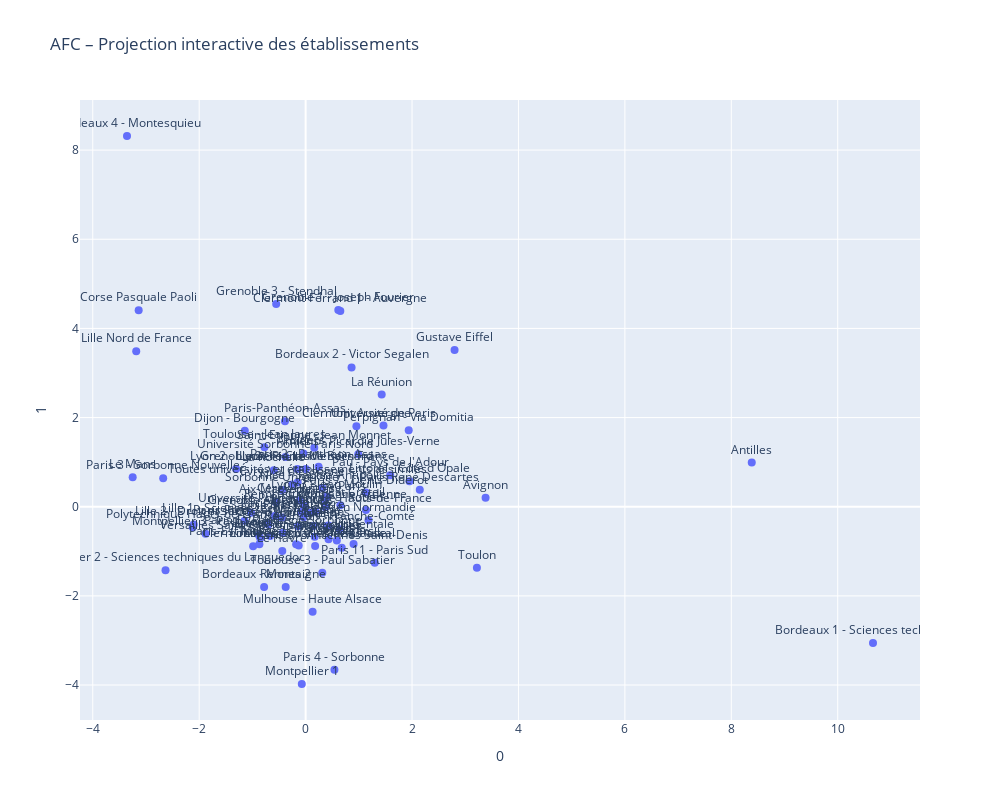

Notebook source saved alongside this figure:
### Markdown cell above
<div style="font-family: 'Arial', sans-serif; font-size: 14px; margin-top: 20px;">
  <h3 style="color: #75DFC1;">🎓 1. Massification de l’enseignement supérieur</h3>
  <p>
    Le nombre élevé de diplômes MASTER LMD délivrés dans la majorité des universités (ex : Aix-Marseille, Angers) confirme la massification des études longues. 
    Cela s’aligne avec l’objectif de démocratisation de l’accès aux études supérieures, même si cette massification pose des questions sur l’adéquation entre le volume des diplômés et le marché de l’emploi.
  </p>

  <h3 style="color: #75DFC1;">🧑🔬 2. Concentration disciplinaire dans certaines filières</h3>
  <p>
    Une lecture transversale montre que les formations en sciences, technologies et santé (STS) et sciences humaines et sociales (SHS) sont largement représentées, 
    souvent de manière déséquilibrée selon les universités.
  </p>
  <p>
    Par exemple, certaines universités ont une forte concentration dans les SHS sans forte présence STS, ce qui peut poser des défis d’employabilité compte tenu des débouchés variables d’une discipline à l’autre.
  </p>
  <p>
    Cela interroge sur l’accompagnement à l’orientation, mais aussi sur la stratégie de spécialisation régionale des établissements.
  </p>

  <h3 style="color: #75DFC1;">💼 3. Insertion professionnelle inégale</h3>
  <p>
    Les colonnes relatives aux emplois à temps plein (Q4) montrent de fortes disparités. Certaines universités affichent de bons taux d’emploi alors que d'autres restent très en retrait.
  </p>
  <p>
    Par exemple, Aix-Marseille (30) et Angers (35) contrastent avec Antilles (2). Cela reflète à la fois l’attractivité économique des régions et peut-être aussi les réseaux professionnels des universités.
  </p>
  <p>
    Cela renvoie à la problématique de l’insertion professionnelle territorialisée : à diplôme équivalent, les perspectives d’emploi varient selon le bassin économique local.
  </p>

  <h3 style="color: #75DFC1;">💰 4. Salaires des jeunes diplômés : des écarts révélateurs</h3>
  <p>
    Des universités comme Aix-Marseille montrent une dispersion importante entre les différentes catégories de salaire (de Q1 à Q4).
  </p>
  <p>
    Cela montre que la valeur du diplôme est fortement dépendante du secteur, du type de diplôme, et du territoire. 
    On n’est pas sur une égalité de retour sur investissement entre les filières.
  </p>
  <p>
    Cette disparité est à rapprocher des revendications étudiantes récurrentes sur la précarité et le financement des études.
  </p>

  <h3 style="color: #75DFC1;">📉 5. Influence du chômage régional</h3>
  <p>
    Les catégories de taux de chômage régional associées aux diplômés permettent d’observer que certaines universités forment majoritairement dans des contextes socio-économiques moins favorables 
    (ex : forte présence dans Q3 ou Q4).
  </p>
  <p>
    C’est le cas par exemple pour Aix-Marseille (60+62+181 répartis sur Q2 à Q4), ce qui montre que même de grands pôles universitaires sont confrontés à des contextes difficiles.
  </p>
  <p>
    Cela invite à repenser le lien entre politique universitaire et politique territoriale : une formation de qualité ne suffit pas à elle seule à garantir l'emploi si le tissu économique local ne suit pas.
  </p>

  <h3 style="color: #75DFC1;">🧭 6. Quelques éléments transversaux à retenir</h3>
  <ul>
    <li>La quantité de diplômés ne garantit pas leur qualité d’insertion.</li>
    <li>Il y a une fracture géographique et disciplinaire dans les débouchés.</li>
    <li>Les universités situées dans des régions économiquement dynamiques (ex : grandes métropoles) offrent de meilleures perspectives.</li>
    <li>Un besoin se dessine : mieux articuler formations universitaires et débouchés économiques locaux.</li>
  </ul>
</div>

### Code cell
# Création de la table de contingence
df_crosstab = pd.crosstab(data_categorise["etablissement"], [data_categorise["diplome"], data_categorise["discipline"], data_categorise["taux_de_chomage_regional_categorie"],
                                                             data_categorise["situation"], data_categorise["taux_de_reponse_categorie"],
                                                             data_categorise["poids_de_la_discipline_categorie"], data_categorise["taux_dinsertion_categorie"],
                                                             data_categorise["emplois_cadre_ou_professions_intermediaires_categorie"], data_categorise["emplois_stables_categorie"],
                                                             data_categorise["emplois_a_temps_plein_categorie"], data_categorise["salaire_brut_annuel_estime_categorie"]])
df_crosstab   

import plotly.express as px
import pandas as pd
import prince

# Lancer l’AFC
afc = prince.CA(n_components=2, n_iter=10, copy=True, check_input=True, engine='sklearn', random_state=42)
afc = afc.fit(df_crosstab)

# Coordonnées des individus (établissements)
row_coords = afc.row_coordinates(df_crosstab)

# Ajout des étiquettes à la table des coordonnées
row_coords_plot = row_coords.copy()
row_coords_plot["etablissement"] = df_crosstab.index

# Création du graphique interactif
fig = px.scatter(
    row_coords_plot,
    x=0,
    y=1,
    text="etablissement",
    title="AFC – Projection interactive des établissements",
    labels={0: "Dimension 1", 1: "Dimension 2"},
    width=1000,
    height=800
)

# Mise à jour de l’apparence
fig.update_traces(marker=dict(size=8), textposition='top center')
fig.update_layout(showlegend=False, hovermode='closest')

fig.show()

### Figure 1 — Plotly figure (JSON) as saved in the notebook; plotly's stock layout.template omitted (floating-point values rounded to 4 significant figures)
{"data": [{"hovertemplate": "0=%{x}<br>1=%{y}<br>etablissement=%{text}<extra></extra>", "legendgroup": "", "marker": {"color": "#636efa", "size": 8, "symbol": "circle"}, "mode": "markers+text", "name": "", "orientation": "v", "showlegend": false, "text": ["Aix-Marseille", "Amiens - Picardie Jules-Verne", "Angers", "Antilles", "Artois", "Avignon", "Besançon - Franche-Comté", "Bordeaux", "Bordeaux - Montaigne", "Bordeaux 1 - Sciences technologies", "Bordeaux 2 - Victor Segalen", "Bordeaux 4 - Montesquieu", "Brest - Bretagne occidentale", "Bretagne-Sud", "CY Cergy Paris", "Caen Normandie", "Cergy-Pontoise", "Clermont Auvergne", "Clermont-Ferrand 1 - Auvergne", "Clermont-Ferrand 2 - Blaise Pascal", "Corse Pasquale Paoli", "Côte d'Azur", "Dijon - Bourgogne", "Grenoble 1 - Joseph Fourier", "Grenoble 2 - Pierre Mendès France", "Grenoble 3 - Stendhal", "Grenoble Alpes", "Gustave Eiffel", "La Rochelle", "La Réunion", "Le Havre", "Le Mans", "Lille", "Lille 1 - Sciences technologies", "Lille 2 - Droit et santé", "Lille 3 - Charles-de-Gaulle", "Lille Nord de France", "Limoges", "Littoral - Côte d'Opale", "Lorraine", "Lyon 1 - Claude Bernard", "Lyon 2 - Lumière", "Lyon 3 - Jean Moulin", "Montpellier", "Montpellier 1", "Montpellier 2 - Sciences techniques du Languedoc", "Montpellier 3 - Paul-Valéry", "Mulhouse - Haute Alsace", "Nantes", "Nice - Sophia-Antipolis", "Orléans", "Paris 1 - Panthéon Sorbonne", "Paris 11 - Paris Sud", "Paris 2 - Panthéon Assas", "Paris 3 - Sorbonne Nouvelle", "Paris 4 - Sorbonne", "Paris 7 - Denis Diderot", "Paris 8 - Vincennes Saint-Denis", "Paris Nanterre", "Paris Pierre et Marie Curie", "Paris René Descartes", "Paris-Est Créteil", "Paris-Est Marne-la-Vallée", "Paris-Panthéon-Assas", "Paris-Saclay", "Pau - Pays de l'Adour", "Perpignan - Via Domitia", "Poitiers", "Polytechnique Hauts-de-France", "Reims - Champagne Ardenne", "Rennes 1", "Rennes 2", "Rouen", "Saint-Etienne - Jean Monnet", "Savoie Mont Blanc", "Sorbonne Université", "Strasbourg", "Toulon", "Toulouse - Jean Jaures", "Toulouse 1 - Capitole", "Toulouse 3 - Paul Sabatier", "Tours", "Toutes universités et établissements assimilés", "Université Polytechnique Hauts-de-France", "Université Sorbonne Paris Nord", "Université de Paris", "Versailles Saint-Quentin-en-Yvelines", "Évry-Val d'Essonne"], "textposition": "top center", "type": "scatter", "x": [-0.558, 0.989, 0.9011, 8.384, 0.3951, 3.382, 0.6416, -0.02725, -0.7802, 10.66, 0.8636, -3.357, 0.1701, -0.6685, 0.358, 1.182, -0.1109, 0.9546, 0.6523, -0.1296, -3.137, -0.6991, -1.143, 0.6147, -0.1552, -0.5534, -1.026, 2.799, -0.5987, 1.43, -0.4382, -3.25, 0.1508, -1.149, -2.102, 0.1789, -3.183, -0.9858, 1.952, -0.1446, 0.004191, -1.306, 0.3976, 0.4309, -0.07162, -2.633, -1.88, 0.1316, 0.08449, 0.3153, 0.4287, -0.4314, 1.299, 0.2441, -2.677, 0.5417, 1.13, 0.6787, -0.039, -0.7174, 2.145, 0.653, -0.8685, -0.3878, -0.5825, 1.589, 1.938, -0.03937, -2.121, 0.3713, 0.5865, -0.3744, 1.133, 0.1626, -0.444, -0.441, -0.08519, 3.219, -0.7736, -0.1782, 0.3134, -0.8779, -0.1501, 0.1847, -0.3786, 1.464, -0.8534, -0.2515], "xaxis": "x", "y": [0.09875, 1.176, -0.8362, 0.992, -0.4437, 0.2024, -0.5043, 0.02035, -1.8, -3.059, 3.123, 8.316, -0.6709, -0.6547, 0.1665, -0.3018, 0.1381, 1.807, 4.39, -0.8719, 4.409, -0.4002, 1.705, 4.41, 0.8482, 4.545, -0.1337, 3.518, 0.8172, 2.517, -0.9943, 0.6625, -0.4319, -0.3157, -0.3966, -0.8803, 3.489, -0.8862, 0.572, -0.4377, 0.8474, 0.8461, 0.2258, -0.7287, -3.977, -1.426, -0.6043, -2.355, -0.1356, 0.4198, -0.4193, -0.587, -1.257, 0.8961, 0.6394, -3.655, 0.3182, -0.9207, -0.2359, -0.3751, 0.383, 0.03444, -0.8431, 1.916, -0.2089, 0.705, 1.715, 1.196, -0.4612, -0.01076, -0.7582, -1.8, -0.07416, 1.326, -0.2441, 0.3777, -0.1113, -1.366, 1.333, -0.8435, -1.483, -0.6398, 0.544, -0.1059, 1.118, 1.82, -0.7083, 0.4997], "yaxis": "y"}], "layout": {"height": 800, "hovermode": "closest", "legend": {"tracegroupgap": 0}, "showlegend": false, "title": {"text": "AFC – Projection interactive des établissements"}, "width": 1000, "xaxis": {"anchor": "y", "domain": [0, 1], "title": {"text": "0"}}, "yaxis": {"anchor": "x", "domain": [0, 1], "title": {"text": "1"}}}}
